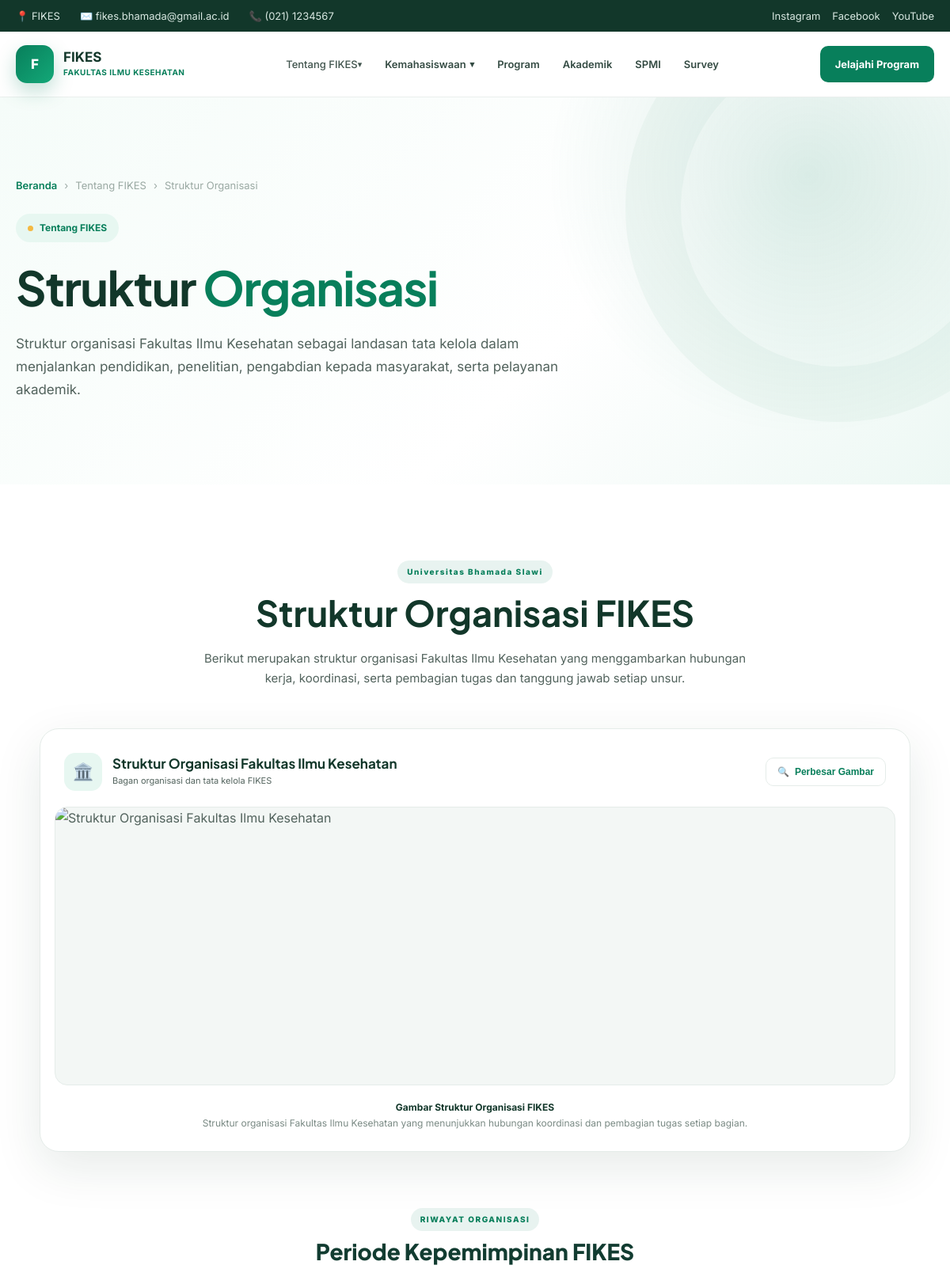
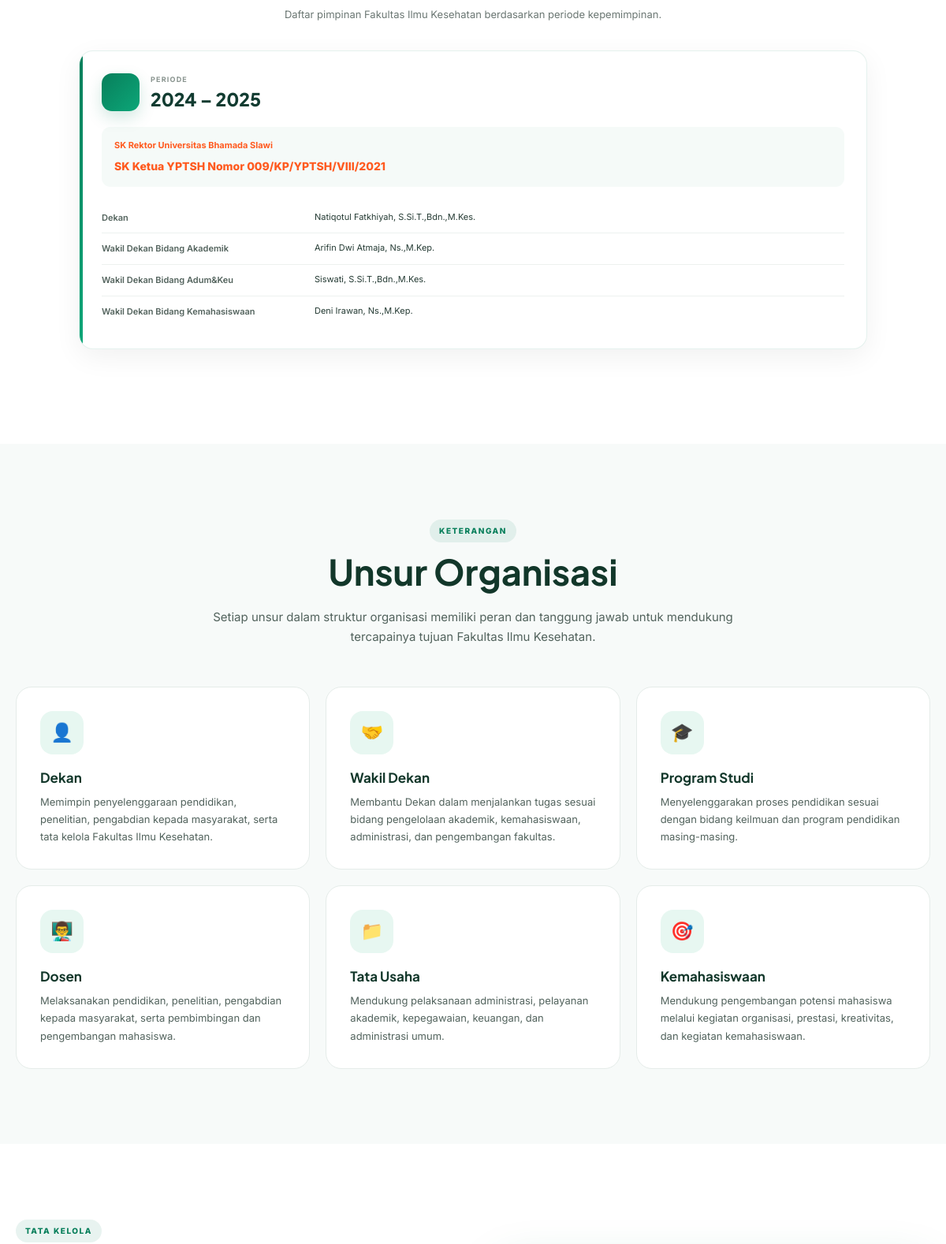
Screenshot of /tentang/struktur-organisasi (upper part) with the database file from the repository (2 pictures, top to bottom).
### tables this page shows
CREATE TABLE `pengaturan` (
  `id` int(10) UNSIGNED NOT NULL,
  `nama_kampus` varchar(180) DEFAULT 'Fakultas Ilmu Kesehatan',
  `email` varchar(150) DEFAULT 'info@fikes.ac.id',
  `telepon` varchar(50) DEFAULT '(021) 1234567',
  `alamat` text DEFAULT NULL,
  `instagram` varchar(255) DEFAULT NULL,
  `facebook` varchar(255) DEFAULT NULL,
  `youtube` varchar(255) DEFAULT NULL,
  `maps_embed` text DEFAULT NULL
);

CREATE TABLE `struktur_organisasi` (
  `id` int(11) NOT NULL,
  `periode` varchar(50) NOT NULL,
  `sk_rektor` varchar(200) NOT NULL,
  `dekan` varchar(200) NOT NULL,
  `wakil_dekan_akademik` varchar(200) NOT NULL,
  `wakil_dekan_adum_keu` varchar(200) NOT NULL,
  `wakil_dekan_kemahasiswaan` varchar(200) NOT NULL,
  `gambar` varchar(255) DEFAULT NULL,
  `created_at` timestamp NOT NULL DEFAULT current_timestamp(),
  `updated_at` timestamp NOT NULL DEFAULT current_timestamp() ON UPDATE current_timestamp()
);

### page/includes/site-settings.php (called while the page is built, shortened)
<?php
function fikes_setting_value(array $row, array $aliases, string $default = ''): string
{
    foreach ($aliases as $key) {
        if (array_key_exists($key, $row) && trim((string)$row[$key]) !== '') {
            return trim((string)$row[$key]);
        }
    }
    return $default;
}
function fikes_find_settings_table(PDO $pdo): ?array
{
    $preferred = [
        'pengaturan_website', 'pengaturan_web', 'pengaturan',
        'website_settings', 'site_settings', 'settings',
        'konfigurasi_website', 'konfigurasi'
    ];
    $tables = $pdo->query("SELECT TABLE_NAME FROM information_schema.TABLES WHERE TABLE_SCHEMA = DATABASE() AND TABLE_TYPE='BASE TABLE'")->fetchAll(PDO::FETCH_COLUMN);
    $tables = array_values(array_unique(array_map('strval', $tables)));
    $ordered = [];
    foreach ($preferred as $name) if (in_array($name, $tables, true)) $ordered[] = $name;
    foreach ($tables as $name) if (!in_array($name, $ordered, true)) $ordered[] = $name;
    $best = null;
    $bestScore = 0;
    foreach ($ordered as $table) {
        $st = $pdo->prepare("SELECT COLUMN_NAME FROM information_schema.COLUMNS WHERE TABLE_SCHEMA = DATABASE() AND TABLE_NAME = ? ORDER BY ORDINAL_POSITION");
        $st->execute([$table]);
        $cols = $st->fetchAll(PDO::FETCH_COLUMN);
        $lc = array_map('strtolower', $cols);
        $score = 0;
        foreach (['nama_website','nama_website','site_name','website_name','email','telepon','alamat','instagram','facebook','youtube','logo','google_maps','maps','copyright','deskripsi'] as $c) {
            if (in_array($c, $lc, true)) $score += 2;
        }
        foreach (['key','setting_key','nama','kunci'] as $c) if (in_array($c,$lc,true)) $score += 1;
        foreach (['value','setting_value','nilai','isi'] as $c) if (in_array($c,$lc,true)) $score += 1;
        if (in_array($table, $preferred, true)) $score += 5;
        if ($score > $bestScore) { $bestScore = $score; $best = ['table'=>$table,'columns'=>$cols]; }
    }
    return $bestScore >= 3 ? $best : null;
}
function fikes_load_site_settings(PDO $pdo): array
{
    $found = fikes_find_settings_table($pdo);
    $table = str_replace('`','', $found['table']);
    $columns = array_map('strtolower', $found['columns']);
    $quoted = '`' . str_replace('`','``',$table) . '`';
    $rows = $pdo->query("SELECT * FROM $quoted LIMIT 1")->fetch(PDO::FETCH_ASSOC);
    $row = array_change_key_case($rows, CASE_LOWER);
    $keyCol = null; $valueCol = null;
    return $row;
}
function fikes_site_settings(PDO $pdo): array
{
    $cache = fikes_load_site_settings($pdo);
    return $cache;
}

### page/struktur/struktur-organisasi.php (the view, shortened to what this page needs)
<?php
$host = 'localhost';
$db   = 'fikes';
$user = 'root';
$pass = '';
$charset = 'utf8mb4';
$dsn = "mysql:host=$host;dbname=$db;charset=$charset";
$options = [
  PDO::ATTR_ERRMODE => PDO::ERRMODE_EXCEPTION,
  PDO::ATTR_DEFAULT_FETCH_MODE => PDO::FETCH_ASSOC,
  PDO::ATTR_EMULATE_PREPARES => false,
];
try {
  $pdo = new PDO($dsn, $user, $pass, $options);
} catch (PDOException $e) {
  die('Koneksi database gagal: ' . $e->getMessage());
}
$stmt = $pdo->query("SELECT * FROM struktur_organisasi ORDER BY id DESC LIMIT 1");
$data = $stmt->fetch(PDO::FETCH_ASSOC);
function h($text)
{
  return htmlspecialchars($text ?? '', ENT_QUOTES, 'UTF-8');
}
$gambar = 'struktur-organisasi.png';
?>
<!doctype html>
<html lang="id">
  <head>
    <link rel="stylesheet" href="/fikes/assets/css/style.css">
  </head>
  <body>
    <?php require_once __DIR__ . '/../menu/topbar.php'; ?>
    <?php require_once __DIR__ . '/../menu/navbar.php'; ?>
    <section class="page-hero">
      <div class="container">
        <div class="hero-content">
          <div class="breadcrumb">
            <a href="index.html"> Beranda </a>
            <span>›</span>
            <span> Tentang FIKES </span>
            <span>›</span>
            <span> Struktur Organisasi </span>
          </div>
          <div class="hero-label">
            <span></span>
            Tentang FIKES
          </div>
          <h1>
            Struktur
            <span>Organisasi</span>
          </h1>
          <p>
            Struktur organisasi Fakultas Ilmu Kesehatan sebagai landasan tata
            kelola dalam menjalankan pendidikan, penelitian, pengabdian kepada
            masyarakat, serta pelayanan akademik.
          </p>
        </div>
      </div>
    </section>
    <section class="section organization-section">
      <div class="container">
        <div class="section-header">
          <span class="section-label"> Universitas Bhamada Slawi </span>
          <h2 class="section-title">Struktur Organisasi FIKES</h2>
          <p class="section-description">
            Berikut merupakan struktur organisasi Fakultas Ilmu Kesehatan yang
            menggambarkan hubungan kerja, koordinasi, serta pembagian tugas dan
            tanggung jawab setiap unsur.
          </p>
        </div>
        <div class="organization-wrapper">
          <div class="organization-card">
            <div class="organization-card-header">
              <div class="organization-card-header-left">
                <div class="organization-card-icon">🏛️</div>
                <div>
                  <h3>Struktur Organisasi Fakultas Ilmu Kesehatan</h3>
                  <p>Bagan organisasi dan tata kelola FIKES</p>
                </div>
              </div>
              <button class="zoom-btn" id="zoomButton">
                🔍
                <span> Perbesar Gambar </span>
              </button>
            </div>
            <div class="organization-image-container" id="organizationImageContainer">
              <img src="<?= h($gambar) ?>" alt="Struktur Organisasi Fakultas Ilmu Kesehatan"
                alt="Struktur Organisasi Fakultas Ilmu Kesehatan" class="organization-image" id="organizationImage" />
            </div>
            <div class="image-caption">
              <strong> Gambar Struktur Organisasi FIKES </strong>
              <br />
              Struktur organisasi Fakultas Ilmu Kesehatan yang menunjukkan
              hubungan koordinasi dan pembagian tugas setiap bagian.
            </div>
          </div>
        </div>
        <div class="riwayat-organisasi">
          <div class="section-heading">
            <span class="section-label"> RIWAYAT ORGANISASI </span>
            <h2>Periode Kepemimpinan FIKES</h2>
            <p>
              Daftar pimpinan Fakultas Ilmu Kesehatan berdasarkan periode
              kepemimpinan.
            </p>
          </div>
          <div class="periode-card">
            <div class="periode-header">
              <div class="periode-icon">
              </div>
              <div>
                <span class="periode-label"> PERIODE </span>
                <h3>2024 – 2025</h3>
              </div>
            </div>
            <div class="sk-info">
              <span> SK Rektor Universitas Bhamada Slawi </span>
              <strong> <?= h($data['sk_rektor']) ?></strong>
            </div>
            <div class="jabatan-list">
              <div class="jabatan-row">
                <span class="jabatan"> Dekan </span>
                <span class="nama"> <?= h($data['dekan']) ?></span>
              </div>
              <div class="jabatan-row">
                <span class="jabatan"> Wakil Dekan Bidang Akademik </span>
                <span class="nama"> <?= h($data['wakil_dekan_akademik']) ?></span>
              </div>
              <div class="jabatan-row">
                <span class="jabatan"> Wakil Dekan Bidang Adum&Keu </span>
                <span class="nama"> <?= h($data['wakil_dekan_adum_keu']) ?></span>
              </div>
              <div class="jabatan-row">
                <span class="jabatan"> Wakil Dekan Bidang Kemahasiswaan </span>
                <span class="nama"> <?= h($data['wakil_dekan_kemahasiswaan']) ?></span>
              </div>
            </div>
          </div>
        </div>
      </div>
    </section>
    <section class="section information-section">
      <div class="container">
        <div class="section-header">
          <span class="section-label"> KETERANGAN </span>
          <h2 class="section-title">Unsur Organisasi</h2>
          <p class="section-description">
            Setiap unsur dalam struktur organisasi memiliki peran dan tanggung
            jawab untuk mendukung tercapainya tujuan Fakultas Ilmu Kesehatan.
          </p>
        </div>
        <div class="information-grid">
          <div class="information-card">
            <div class="information-icon">👤</div>
            <h3>Dekan</h3>
            <p>
              Memimpin penyelenggaraan pendidikan, penelitian, pengabdian kepada
              masyarakat, serta tata kelola Fakultas Ilmu Kesehatan.
            </p>
          </div>
          <div class="information-card">
            <div class="information-icon">🤝</div>
            <h3>Wakil Dekan</h3>
            <p>
              Membantu Dekan dalam menjalankan tugas sesuai bidang pengelolaan
              akademik, kemahasiswaan, administrasi, dan pengembangan fakultas.
            </p>
          </div>
          <div class="information-card">
            <div class="information-icon">🎓</div>
            <h3>Program Studi</h3>
            <p>
              Menyelenggarakan proses pendidikan sesuai dengan bidang keilmuan
              dan program pendidikan masing-masing.
            </p>
          </div>
          <div class="information-card">
            <div class="information-icon">👨‍🏫</div>
            <h3>Dosen</h3>
            <p>
              Melaksanakan pendidikan, penelitian, pengabdian kepada masyarakat,
              serta pembimbingan dan pengembangan mahasiswa.
            </p>
          </div>
          <div class="information-card">
            <div class="information-icon">📁</div>
            <h3>Tata Usaha</h3>
            <p>
              Mendukung pelaksanaan administrasi, pelayanan akademik,
              kepegawaian, keuangan, dan administrasi umum.
            </p>
          </div>
          <div class="information-card">
            <div class="information-icon">🎯</div>
            <h3>Kemahasiswaan</h3>
            <p>
              Mendukung pengembangan potensi mahasiswa melalui kegiatan
              organisasi, prestasi, kreativitas, dan kegiatan kemahasiswaan.
            </p>
          </div>
        </div>
      </div>
    </section>
    <section class="section description-section">
      <div class="container description-grid">
        <div class="description-content">
          <span class="section-label"> TATA KELOLA </span>
        </div>
      </div>
    </section>
  </body>
</html>

### page/menu/topbar.php (shortened to what this page needs)
<?php
if (!function_exists('e')) {
  function e($value)
  {
    return htmlspecialchars($value ?? '', ENT_QUOTES, 'UTF-8');
  }
}
require_once __DIR__ . '/../includes/site-settings.php';
$site = fikes_site_settings($pdo);
$siteName = fikes_setting_value($site, ['nama_website', 'site_name', 'website_name', 'nama', 'title'], 'FIKES');
$siteEmail = fikes_setting_value($site, ['email', 'email_website', 'email_kampus', 'email_fikes'], 'info@fikes.ac.id');
$sitePhone = fikes_setting_value($site, ['telepon', 'no_telepon', 'nomor_telepon', 'phone', 'telephone', 'telp'], '(021)
1234567');
$siteInstagram = fikes_setting_value($site, ['instagram', 'instagram_url', 'link_instagram'], '#');
$siteFacebook = fikes_setting_value($site, ['facebook', 'facebook_url', 'link_facebook'], '#');
$siteYoutube = fikes_setting_value($site, ['youtube', 'youtube_url', 'link_youtube'], '#');
?>
<div class="topbar">
  <div class="container topbar-inner">
    <div class="topbar-info">
      <span>📍 <?= e($siteName) ?></span>
      <span>✉️ <?= e($siteEmail) ?></span>
      <span>📞 <?= e($sitePhone) ?></span>
    </div>
    <div class="topbar-social">
      <?php if ($siteInstagram !== '#'): ?><a href="<?= e($siteInstagram) ?>" target="_blank"
          rel="noopener">Instagram</a><?php endif; ?>
      <?php if ($siteFacebook !== '#'): ?><a href="<?= e($siteFacebook) ?>" target="_blank"
          rel="noopener">Facebook</a><?php endif; ?>
      <?php if ($siteYoutube !== '#'): ?><a href="<?= e($siteYoutube) ?>" target="_blank"
          rel="noopener">YouTube</a><?php endif; ?>
    </div>
  </div>
</div>

### rows the page displays
pengaturan: email "fikes.bhamada@gmail.ac.id", telepon "(021) 1234567"
struktur_organisasi: sk_rektor "SK Ketua YPTSH Nomor 009/KP/YPTSH/VIII/2021", dekan "Natiqotul Fatkhiyah, S.Si.T.,Bdn.,M.Kes.", wakil_dekan_akademik "Arifin Dwi Atmaja, Ns.,M.Kep.", wakil_dekan_adum_keu "Siswati, S.Si.T.,Bdn.,M.Kes.", wakil_dekan_kemahasiswaan "Deni Irawan, Ns.,M.Kep."

### other values shown
$siteName "FIKES"
